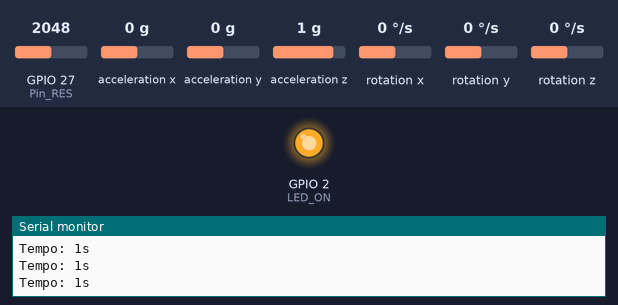
This program was run on a simulated ESP32. On the bench: output pins drawn as LEDs (lit = HIGH), the last lines printed to the serial monitor. Wiring (inferred from the names in the program): MPU-6050 motion sensor at I2C address 0x68. Inputs (shaded band) come from the test bench; at power-on: GPIO 27 (Pin_RES) = 2048, acceleration x 0 g, acceleration y 0 g, acceleration z 1 g, rotation x 0 °/s, rotation y 0 °/s, rotation z 0 °/s. Nothing arrives over Bluetooth unless stated.

Above: at 3.3 s.
3.4 s: GPIO 27 (Pin_RES) set to 45
4.9 s: GPIO 27 (Pin_RES) set to 37
6.7 s: GPIO 27 (Pin_RES) set to 491
At 7.7 s:
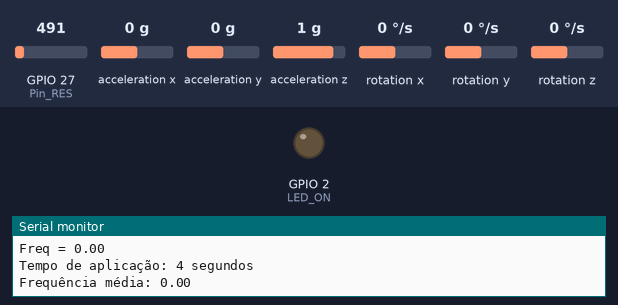
Timing chart, 0 to 12.4 s (numbered marks = the images above; inputs shaded):
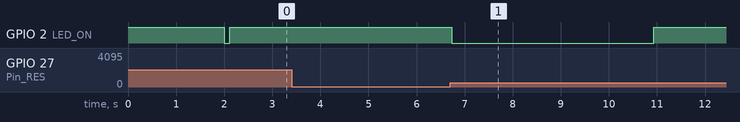

Measured:
- after the input at 6.7 s, GPIO 2 (LED_ON): HIGH → LOW at once, → HIGH 4.2 s later

The program:

main.cpp
```cpp
/* -------READ-------
  Resumo:
  Luva para captar a vibração durante a aplicação da vibroterápia.
  Vibração pulmonar deve ocorrer em torno de 12 a 16 Hz
  Vibração manual 12 a 20 Hz
  Vibração automática 12 a 16 Hz
  Descrição:
  O sensor de pressão capta quando o aplicador pressiona o tórax
  do paciente, uma vez precionado o sensor MPU capta então a vibração
  do pulmão durante a aplicação da vibroterápia e entrega:
   - Frequência instantânea
   - Tempo de aplicação
   - Frequência média da aplicação
*/

#include <Arduino.h>
#include <Wire.h>
#include <math.h>
#include <arduinoFFT.h>
#include <BluetoothSerial.h>

// função que inicializa o bluetooth do ESP32
#if !defined (CONFIG_BT_ENABLED) || !defined (CONFIG_BLUEDROID_ENABLED)
#error Bluetooth is not enabled! Please run `make menuconfig` to and enable it
#endif

#define SAMPLES 64              // Qntd de amostras para o FFT.
#define SAMPLING_FREQUENCY 200  // Hz, intervalo para o FFT.
#define Pin_RES 27              // Pino para sensor de pressão (resistivo)
#define LED_ON 2                // Pino para ligar o LED do ESP32

// Variáveis globais
BluetoothSerial Bluetooth;
// Biblioteca para calcular FFT e variáveis
arduinoFFT FFT = arduinoFFT();
unsigned int sampling_period_us;
unsigned long microseconds;
double vals[SAMPLES], img[SAMPLES];
// Config. MPU6050
/* Fator de escala do acelerômetro MPU6050
  Full-Scale Range: /  Sensitivity Scale
        2g          /       16384
        4g          /       8192
        8g          /       4096
        16g         /       2048
*/
//Endereco I2C do MPU6050
const int MPU = 0x68;
//variáveis para acelerometro e giroscópio.
int eX, eY, eZ, Tmp, GiX, GiY, GiZ;
long int time_init, time_range; // tempo de início da aplicação
double med_freq = 0;   // contador de amostras do range
double freq = 0;    // frequencia da aplicação
int cont = 0;       // contador de amostras
//variável para sensor de pressão.
int pressao = 0;
bool flag = false;
///////////////// Define ajusts /////////////////

////////////////  Functions Declare //////////////////

double    SolicMPU6050();
void      SeriallPrintS();
void      SetaFlag();
void      Finaliza();

////////////////  SETUP  //////////////////

void setup() {
  // configura BluetoothSerial
  Bluetooth.begin("ESP32_Fisio");
  Serial.begin(9600);   // Default speed in HC-06 modules
  // Serial.println(F("Type the AT commands:"));
  // seta pino 2 como saída
  pinMode(LED_ON, OUTPUT);
  digitalWrite(LED_ON, HIGH);
  delay(2000);
  digitalWrite(LED_ON, LOW);
  sampling_period_us = 25;//round(100000*(1.0/SAMPLING_FREQUENCY)); // intervalo para FFT
  // configurar MPU6050
  // configura a escala de variação do giroscópio em graus/segundos
  Wire.begin();
  // Inicializa o MPU-6050
  Wire.beginTransmission(MPU);
  Wire.write(0x6B);
  Wire.write(0);
  Wire.endTransmission(true);
  delay(10);
  // seta FS_CEL em 3, referente a escala de 16g
  Wire.begin();
  Wire.beginTransmission(MPU);
  Wire.write(0x1C);
  Wire.write(3);
  Wire.endTransmission(true);
  delay(100);
  // configura interrupção
  //attachInterrupt(Pin_RES, SetaFlag, RISING);
}
// loop

////////////////  LOOP  //////////////////
/* Requisitos para loop
  Realizar a amostragem da frequência de vibração do pulmão, sempre que o sensor de pressão
  for pressionado por 1s. Finalizar após ser precionado por 1s novamente, para indicar que
  que está realziando a leitura, ligar o led 13 do ESP32*/


void loop(){
  if(flag){ // Flag ligada, inicia amostragem até a pressão indicando fim
    Serial.println("Iniciando leitura!");
    // capta as 64 amostras do sensor MPU6050
    for (int x = 0 ; x < SAMPLES ; x++){
      microseconds = micros();    // recebe tempo atual em microsegundos
      vals[x] = SolicMPU6050();  // solicita leitura do sensor MPU6050
      img[x] = 0;                 // inicializa imagem do FFT
      // espera o intervalo de amostragem
      while(micros() - microseconds < sampling_period_us){}
    }
    // calcula o FFT
    // define o tipo de janela
    FFT.Windowing(vals, SAMPLES, FFT_WIN_TYP_HAMMING, FFT_FORWARD);
    // calcula o FFT
    FFT.Compute(vals, img, SAMPLES, FFT_FORWARD);
    // converte para magnitude
    FFT.ComplexToMagnitude(vals, img, SAMPLES);
    // calcula o pico máximo do FFT
    freq = FFT.MajorPeak(vals, SAMPLES, SAMPLING_FREQUENCY);
    // incrementa o contador de amostras
    cont++;
    // soma a frequência para calcular a média
    med_freq += freq;
    Serial.print("Freq = ");
    Serial.println(freq);
    delay(1);
    long int tempo = millis();
    while(analogRead(Pin_RES) > 40){
      // aguarda o fim da pressão
      if(tempo - millis() > 500){
        flag = false;
        Finaliza();
        delay(3000);
        break;
      }
    }

  } else{
    // flag desligada, escuta pressão para ligar flag e iniciar leitura
    Serial.println("Aguardando Inicialização!");
    Bluetooth.println("Aguardando Inicialização!");
    long int tempo = millis();
    while(analogRead(Pin_RES) > 40){
      Serial.println("Tempo: " + String((millis() - tempo)/1000) + "s");

      if(tempo - millis() > 3000 && flag == false){
        flag = true;
        digitalWrite(LED_ON, HIGH);
        time_init = millis();
        med_freq = 0;
        delay(50);
      }
    }
  }
  delay(200); // delay para não sobrecarregar o ESP32
}

////////////////  FUNCTIONS  //////////////////

double SolicMPU6050(){
  double result;
  Wire.beginTransmission(MPU);
  Wire.write(0x3B);  // starting with register 0x3B (ACCEL_XOUT_H)
  Wire.endTransmission(false);
  // Solicita os dados do sensor
  Wire.requestFrom(MPU, 14, true);
  // Armazena o valor dos sensores nas variaveis correspondentes
  eX = Wire.read()<<8|Wire.read();//0x3B (ACCEL_XOUT_H) & 0x3C (ACCEL_XOUT_L)
  eY = Wire.read()<<8|Wire.read();  //0x3D (ACCEL_YOUT_H) & 0x3E (ACCEL_YOUT_L)
  eZ = Wire.read()<<8|Wire.read();  //0x3F (ACCEL_ZOUT_H) & 0x40 (ACCEL_ZOUT_L)
  Tmp = Wire.read()<<8|Wire.read(); //0x41 (TEMP_OUT_H) & 0x42 (TEMP_OUT_L)
  GiX = Wire.read()<<8|Wire.read(); //0x43 (GYRO_XOUT_H) & 0x44 (GYRO_XOUT_L)
  GiY = Wire.read()<<8|Wire.read(); //0x45 (GYRO_YOUT_H) & 0x46 (GYRO_YOUT_L)
  GiZ = Wire.read()<<8|Wire.read(); //0x47 (GYRO_ZOUT_H) & 0x48 (GYRO_ZOUT_L)
  // Converte valores acelerometro e giroscopio para graus/segundos
  result = sqrt(pow(eX/2048, 2) + pow(eY/2048, 2) + pow(eZ/2048, 2)); // calcula a resultante
  return result;
}

void Finaliza(){
  // quando interromper a leitura, precisa gerar a média
  // calcula o tempo de aplicação
  time_range = millis() - time_init;
  // calcula média da frequência
  med_freq = med_freq / cont;
  cont = 0;
  // retorna o tempo de aplicação em segundo!
  Serial.print("Tempo de aplicação: ");
  Serial.print(time_range/1000);
  Serial.println(" segundos");
  Serial.print("Frequência média: ");
  Serial.println(med_freq);
  Bluetooth.print("Tempo de aplicação: ");
  Bluetooth.print(time_range/1000);
  Bluetooth.println(" segundos");
  Bluetooth.print("Frequência média: ");
  Bluetooth.println(med_freq);
  med_freq = 0;
  digitalWrite(LED_ON, LOW);
  delay(1000);
}

void SetaFlag(){
  if(flag){ // Flag ligada, finaliza amostragens e desliga flag!
    // quando interromper a leitura, precisa gerar a média
    // calcula o tempo de aplicação
    time_range = millis() - time_init;
    // calcula média da frequência
    med_freq = med_freq / cont;
    cont = 0;
    // retorna o tempo de aplicação em segundo!
    Serial.print("Tempo de aplicação: ");
    Serial.print(time_range/1000);
    Serial.println(" segundos");
    Serial.print("Frequência média: ");
    Serial.println(med_freq);
    med_freq = 0;
    delay(10);
    digitalWrite(LED_ON, LOW);
  } else {
    // Liga flag para iniciar amostragem após 3s de pressão!
    long int tempo = millis();
    while(analogRead(Pin_RES) > 30){
      if(tempo - millis() > 3000){
        flag = true;
        digitalWrite(LED_ON, HIGH);
        time_init = millis();
        med_freq = 0;
        delay(50);
        break;
      }
    }
  }
}
```
